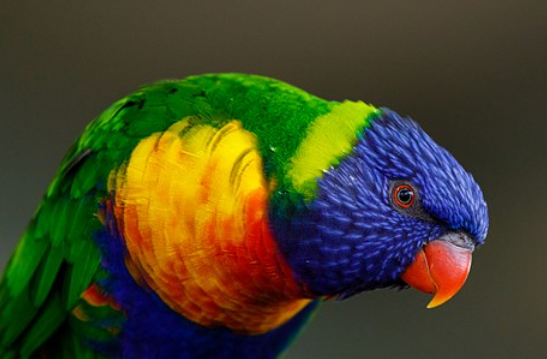
#> input picture Thursday 10:40 - 12:30/E22CSEU0955/lab11/sample.png, 547 x 359 px, given in place of SAMPLE.jpg, which was not available
$ jupyter execute '2D Scaling and Transformation (2).ipynb'
#> lines starting #> are read from the running program, lines starting #| are printed output that depends on the picture; pictures that were not available may be replaced by others from this repository, and a replacement may not be noted
[cell 1]
import numpy as np
import matplotlib.pyplot as plt

class Transform2D:
    def __init__(self):
        # Create a sample rectangle as default shape
        self.points = np.array([
            [0, 0, 1],  # Bottom-left
            [2, 0, 1],  # Bottom-right
            [2, 1, 1],  # Top-right
            [0, 1, 1]   # Top-left
        ]).T  # Transpose for easier matrix multiplication

    def plot_shape(self, points, title="Shape"):
#> called with points = array of shape (3, 4), title = 'Original Shape'
        plt.figure(figsize=(6, 6))
        # Plot the shape by connecting points
        x = points[0]
        y = points[1]
        plt.plot(np.append(x, x[0]), np.append(y, y[0]), 'b-')
        plt.grid(True)
        plt.title(title)
        plt.axis('equal')
        plt.show()

    def translate(self, dx, dy):
#> call 2 of plot_shape, with points = array of shape (3, 4), title = 'Translated Shape'
#> in plot_shape (call 2), `plt.show()`:
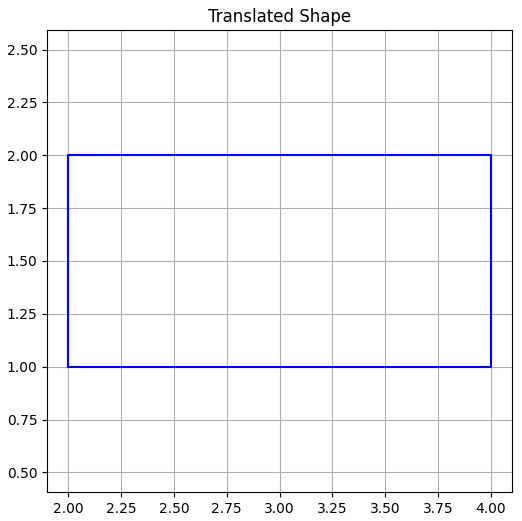
#> figure drawn by matplotlib, 1 panel
        translation_matrix = np.array([
            [1, 0, dx],
            [0, 1, dy],
            [0, 0, 1]
        ])
        return np.dot(translation_matrix, self.points)

    def scale(self, sx, sy):
#> call 3 of plot_shape, with points = array of shape (3, 4), title = 'Scaled Shape'
#> in plot_shape (call 3), `plt.show()`:
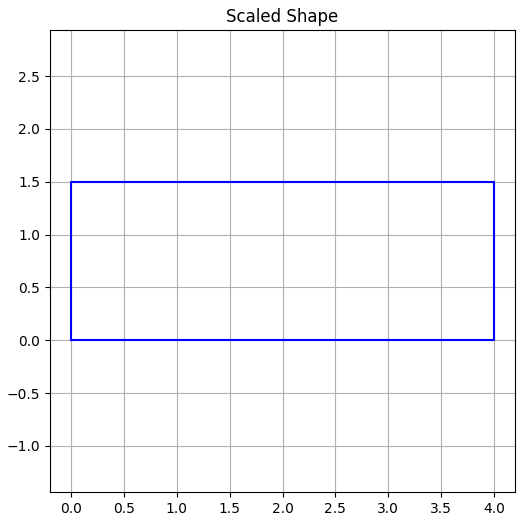
#> figure drawn by matplotlib, 1 panel
        scaling_matrix = np.array([
            [sx, 0, 0],
            [0, sy, 0],
            [0, 0, 1]
        ])
        return np.dot(scaling_matrix, self.points)

    def rotate(self, angle_degrees):
#> call 4 of plot_shape, with points = array of shape (3, 4), title = 'Rotated Shape (45 degrees)'
#> in plot_shape (call 4), `plt.show()`:
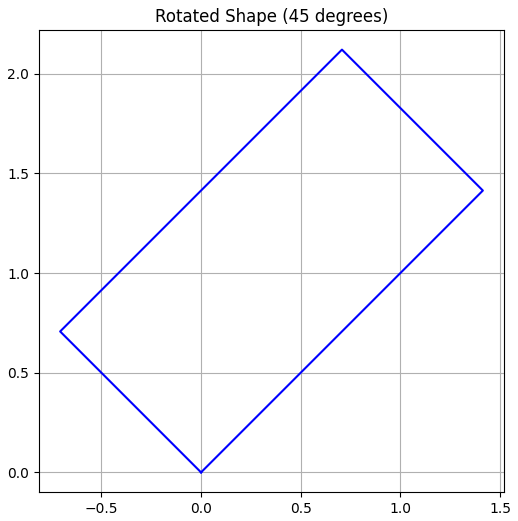
#> figure drawn by matplotlib, 1 panel
        angle = np.radians(angle_degrees)
        rotation_matrix = np.array([
            [np.cos(angle), -np.sin(angle), 0],
            [np.sin(angle), np.cos(angle), 0],
            [0, 0, 1]
        ])
        return np.dot(rotation_matrix, self.points)

    def reflect(self, axis='x'):
        if axis.lower() == 'x':
            reflection_matrix = np.array([
                [1, 0, 0],
                [0, -1, 0],
                [0, 0, 1]
            ])
        else:  # y-axis
            reflection_matrix = np.array([
                [-1, 0, 0],
                [0, 1, 0],
                [0, 0, 1]
            ])
        return np.dot(reflection_matrix, self.points)

    def shear(self, shx=0, shy=0):
#> in plot_shape (call 6), `plt.show()`:
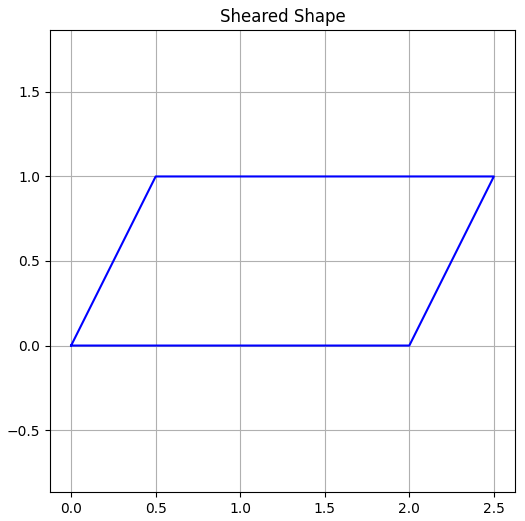
#> figure drawn by matplotlib, 1 panel
        shear_matrix = np.array([
            [1, shx, 0],
            [shy, 1, 0],
            [0, 0, 1]
        ])
        return np.dot(shear_matrix, self.points)

    def composite_transform(self, transformations):
        """
        Apply multiple transformations in sequence
        transformations: list of (function, args) tuples
        """
        result = self.points.copy()
        for transform_func, args in transformations:
            result = transform_func(*args)
        return result

# Example usage
if __name__ == "__main__":
    transform = Transform2D()

    # Original shape
    transform.plot_shape(transform.points, "Original Shape")

    # Translation
    translated = transform.translate(2, 1)
    transform.plot_shape(translated, "Translated Shape")

    # Scaling
    scaled = transform.scale(2, 1.5)
    transform.plot_shape(scaled, "Scaled Shape")

    # Rotation
    rotated = transform.rotate(45)
    transform.plot_shape(rotated, "Rotated Shape (45 degrees)")

    # Reflection
    reflected = transform.reflect('x')
    transform.plot_shape(reflected, "Reflected Shape (X-axis)")

    # Shearing
    sheared = transform.shear(0.5, 0)
    transform.plot_shape(sheared, "Sheared Shape")

    # Composite transformation (rotate then translate)
    composite = transform.composite_transform([
        (transform.rotate, (45,)),
        (transform.translate, (2, 2))
    ])
    transform.plot_shape(composite, "Composite Transform (Rotate + Translate)")

[cell 2]
import cv2
import numpy as np
import matplotlib.pyplot as plt

class ImageTransformer:
    def __init__(self, image_path):
#> called with image_path = 'SAMPLE.jpg'
        self.image = cv2.imread(image_path)
#> self.image is the input picture: shape (359, 547, 3); mean B, G, R 39.6, 67.7, 69.9
        if self.image is None:
            raise ValueError("Could not load image")
        self.image = cv2.cvtColor(self.image, cv2.COLOR_BGR2RGB)

    def show_image(self, img, title="Image"):
        plt.figure(figsize=(8, 8))
        plt.imshow(img)
        plt.title(title)
        plt.axis('off')
        plt.show()

    def translate(self, dx, dy):
#> called with dx = 100, dy = 50
        rows, cols = self.image.shape[:2]
#> rows = 359; cols = 547
        translation_matrix = np.float32([
            [1, 0, dx],
            [0, 1, dy]
        ])
        translated = cv2.warpAffine(self.image, translation_matrix, (cols, rows))
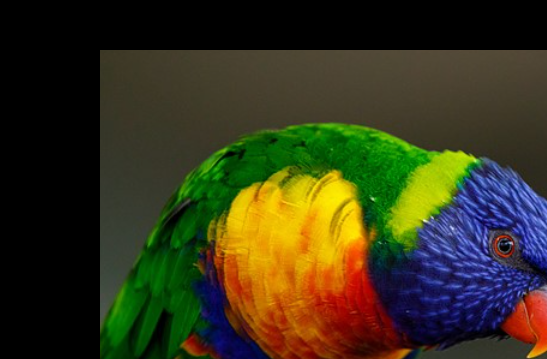
#> translated: shape (359, 547, 3); mean R, G, B 54.6, 52.7, 26.1
        return translated

    def reflect(self, axis='x'):
#> called with axis = 'x'
        if axis.lower() == 'x':
            reflected = cv2.flip(self.image, 0)  # 0 for x-axis
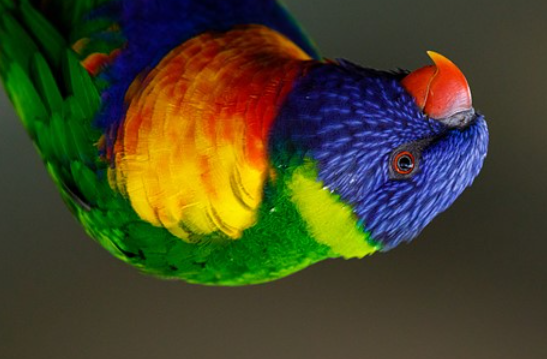
#> reflected: shape (359, 547, 3); mean R, G, B 69.9, 67.7, 39.6
        else:
            reflected = cv2.flip(self.image, 1)  # 1 for y-axis
        return reflected

    def rotate(self, angle, scale=1.0):
#> called with angle = 45, scale = 1
        rows, cols = self.image.shape[:2]
#> rows = 359; cols = 547
        center = (cols/2, rows/2)
#> center = (273.5, 179.5)
        rotation_matrix = cv2.getRotationMatrix2D(center, angle, scale)
        rotated = cv2.warpAffine(self.image, rotation_matrix, (cols, rows))
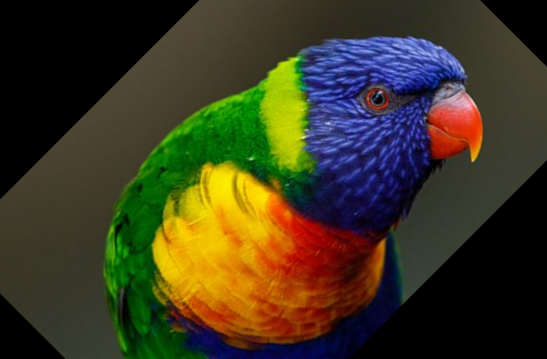
#> rotated: shape (359, 547, 3); mean R, G, B 60.9, 55.9, 32.3
        return rotated

    def scale(self, fx, fy):
#> called with fx = 1.5, fy = 1.5
        scaled = cv2.resize(self.image, None, fx=fx, fy=fy, interpolation=cv2.INTER_LINEAR)
        return scaled

    def crop(self, x, y, width, height):
#> called with x = 100, y = 100, width = 300, height = 300
        return self.image[y:y+height, x:x+width]
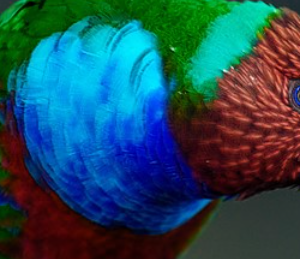
#> returned value: shape (259, 300, 3); mean of channels 0, 1, 2 90.1, 76.3, 33.8; drawn as B, G, R

    def shear(self, axis='x', factor=0.5):
#> called with axis = 'x', factor = 0.5
        rows, cols = self.image.shape[:2]
#> rows = 359; cols = 547

        if axis.lower() == 'x':
            shear_matrix = np.float32([
                [1, factor, 0],
                [0, 1, 0]
            ])
        else:  # y-axis
            shear_matrix = np.float32([
                [1, 0, 0],
                [factor, 1, 0]
            ])

        sheared = cv2.warpAffine(self.image, shear_matrix, (int(cols*1.5), rows))
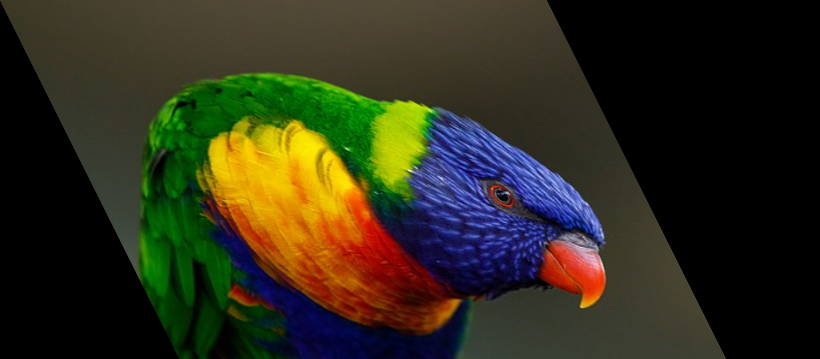
#> sheared: shape (359, 820, 3); mean R, G, B 46.7, 45.2, 26.5
        return sheared

# Example usage
if __name__ == "__main__":
    # Replace 'image.jpg' with your image path
    transformer = ImageTransformer('SAMPLE.jpg')

    # Show original image
    transformer.show_image(transformer.image, "Original Image")

    # Translation
    translated = transformer.translate(100, 50)
    transformer.show_image(translated, "Translated Image")

    # Reflection
    reflected_x = transformer.reflect('x')
    transformer.show_image(reflected_x, "Reflected Image (X-axis)")

    # Rotation
    rotated = transformer.rotate(45)
    transformer.show_image(rotated, "Rotated Image (45 degrees)")

    # Scaling
    scaled = transformer.scale(1.5, 1.5)
    transformer.show_image(scaled, "Scaled Image (1.5x)")

    # Cropping
    cropped = transformer.crop(100, 100, 300, 300)
    transformer.show_image(cropped, "Cropped Image")

    # Shearing
    sheared_x = transformer.shear('x')
    transformer.show_image(sheared_x, "X-axis Sheared Image")

    sheared_y = transformer.shear('y')
#> call 2 of shear, with axis = 'y', factor = 0.5
#> in shear (call 2), `sheared = cv2.warpAffine(self.image, shear_matrix, (int(cols*1.5), row..`:
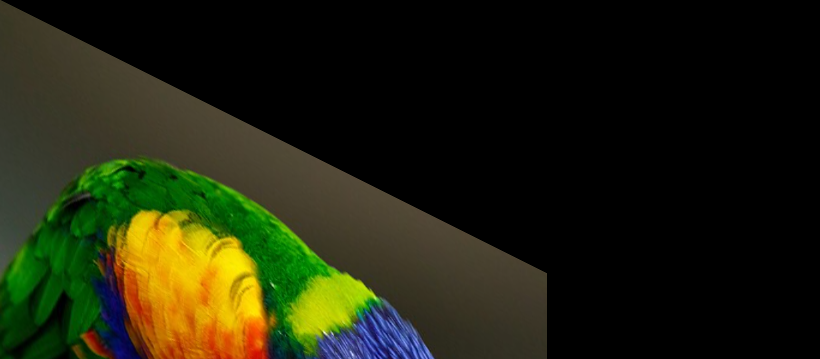
#> sheared: shape (359, 820, 3); mean R, G, B 31.4, 33.9, 12.6
    transformer.show_image(sheared_y, "Y-axis Sheared Image")

$ run again, with Thursday 10:40 - 12:30/E22CSEU0955/lab11/cat.jpg saved as Thursday 10:40 - 12:30/E22CSEU0955/lab11/sample.png
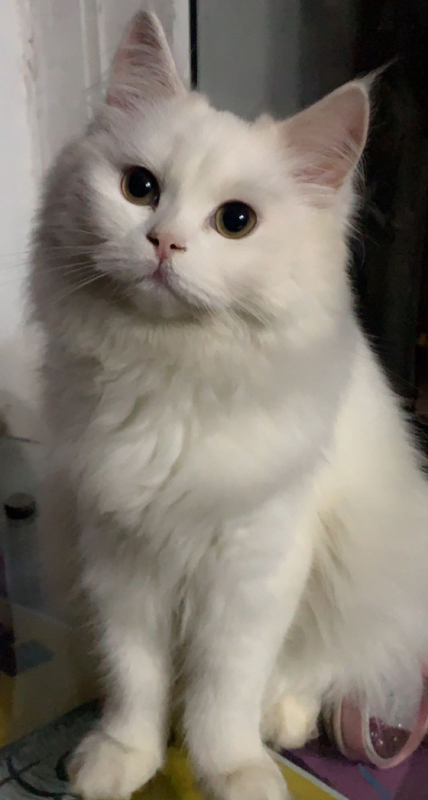
#> input picture Thursday 10:40 - 12:30/E22CSEU0955/lab11/cat.jpg, 856 x 1600 px, given in place of SAMPLE.jpg, which was not available (shown at 1/2 size)
#> in __init__, self.image is the input picture: shape (1600, 856, 3); mean B, G, R 112.2, 121.7, 128.9
#> in crop, `return self.image[y:y+height, x:x+width]`:
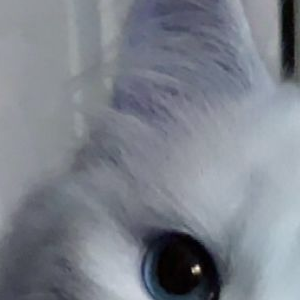
#> returned value: shape (300, 300, 3); mean of channels 0, 1, 2 138.7, 129.3, 124.4; drawn as B, G, R
#> in shear (call 2), `sheared = cv2.warpAffine(self.image, shear_matrix, (int(cols*1.5), row..`:
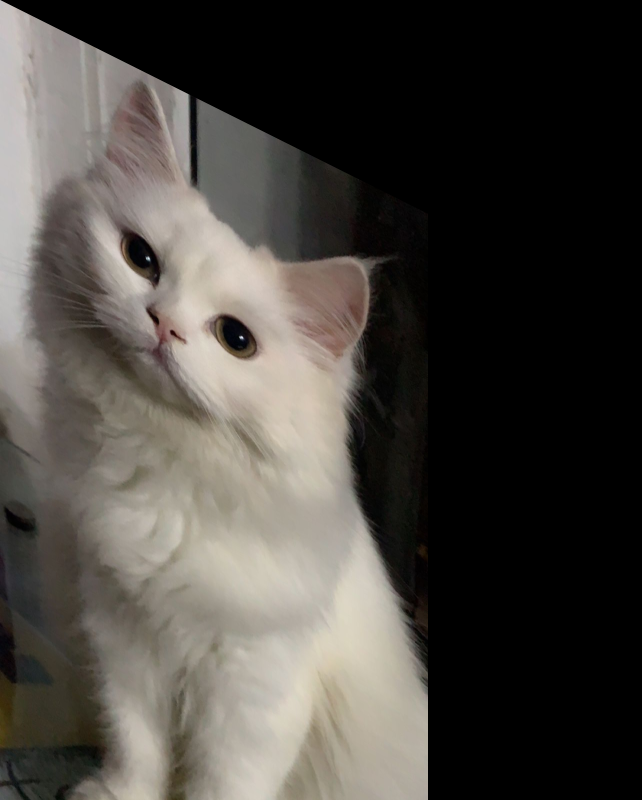
#> sheared: shape (1600, 1284, 3) (shown at 1/2 size); mean R, G, B 73.8, 70, 64.8
